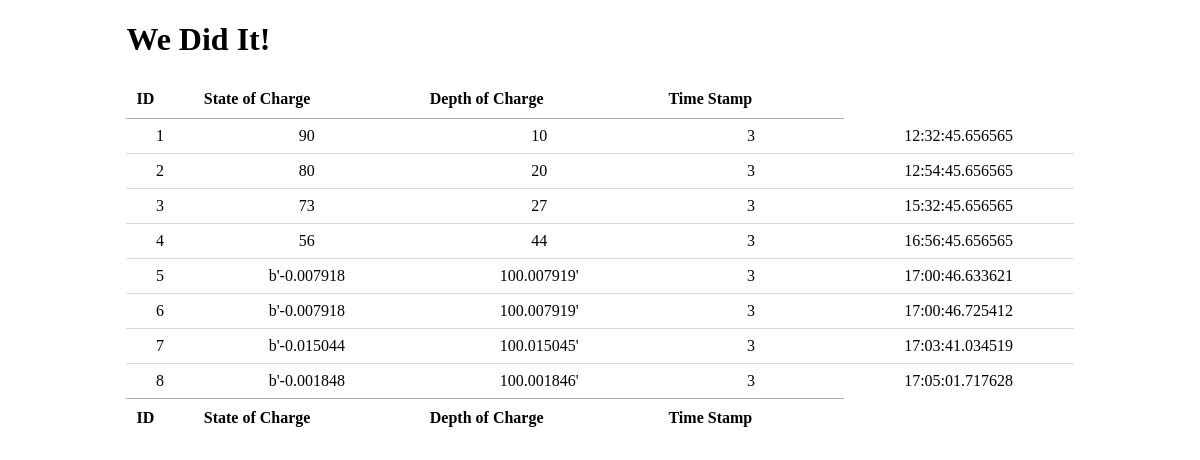
The page / on the database its author committed.
### coreApp/models.py (models this page shows, shortened)
class SocDoc(models.Model):
    stateOfCharge = models.CharField(max_length = 100)
    depthOfCharge = models.CharField(max_length = 100)
    loadsConnected = models.CharField(max_length = 100)
    timeStamp = models.CharField(max_length = 100)

### coreApp/views.py (the view)
# urls.py: 2. Add a URL to urlpatterns:  path('', views.home, name='home')
def home(request):
    print(request)
    records = models.SocDoc.objects.values()
    return render(request, 'home.html', {"records": list(records)})

### coreApp/templates/home.html (shortened to what this page needs)
<!DOCTYPE html>
<html lang="en">
<head>
    {% load static %}
    <link rel="stylesheet" type="text/css" href="https://cdn.datatables.net/1.10.21/css/jquery.dataTables.css">
    <link rel="stylesheet" href="{% static 'css/login-styles.css' %}">
</head>
<body>
    <div class="wrapper">
    <h1>We Did It!</h1>
    <table id="reports" class="display" width="100%">
        <thead>
            <tr>
                <th>ID</th>
                <th>State of Charge</th>
                <th>Depth of Charge</th>
                <th>Time Stamp</th>
            </tr>
        </thead>
        <tbody>
        {% for record in records %}
            <tr>
            {% for key, value in record.items %}
                <td>{{ value }}</td>
            {% endfor %}
            </tr>
        {% endfor %}
        </tbody>
        <tfoot>
            <tr>
                <th>ID</th>
                <th>State of Charge</th>
                <th>Depth of Charge</th>
                <th>Time Stamp</th>
            </tr>
        </tfoot>
    </table>
    </div>
</body>
</html>

### coreApp/static/css/login-styles.css (style rules this page uses)
.wrapper { width: 80%; margin: 0 auto; }
th, td, tr { text-align: center; }

### rows shown on the page
SocDoc: record "1" "90" "10" "3" "12:32:45.656565"
SocDoc: record "2" "80" "20" "3" "12:54:45.656565"
SocDoc: record "3" "73" "27" "3" "15:32:45.656565"
SocDoc: record "4" "56" "44" "3" "16:56:45.656565"
SocDoc: record "5" "b'-0.007918" "100.007919'" "3" "17:00:46.633621"
SocDoc: record "6" "b'-0.007918" "100.007919'" "3" "17:00:46.725412"
SocDoc: record "7" "b'-0.015044" "100.015045'" "3" "17:03:41.034519"
SocDoc: record "8" "b'-0.001848" "100.001846'" "3" "17:05:01.717628"
